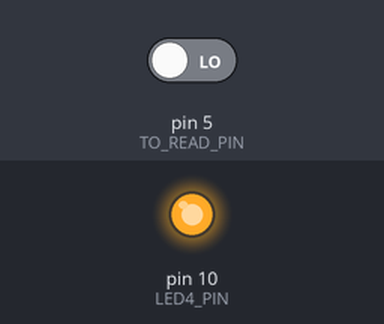
Simulated run of this sketch. Board: Arduino Uno, built with avr-gcc and run on an emulated ATmega328P. Parts: output pins drawn as LEDs (lit = HIGH). The inputs (shaded band) are chosen by the test bench; at power-on: pin 5 (TO_READ_PIN) LOW.

Above: at 1.2 s.
1.3 s: pin 5 (TO_READ_PIN) driven HIGH
At 1.9 s:
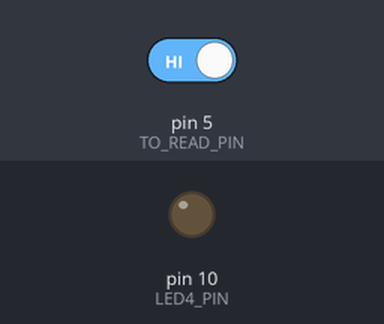
2.8 s: pin 5 (TO_READ_PIN) driven LOW
At 4.2 s:
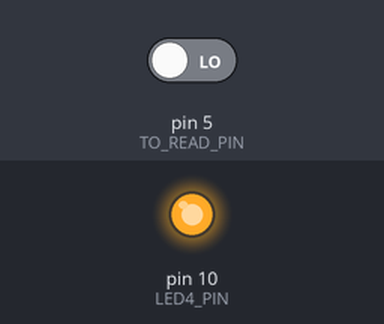
Timing chart, 0 to 5.8 s (numbered marks = the images above; inputs shaded):
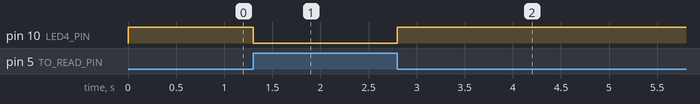

Measured:
- after the input at 1.3 s, pin 10 (LED4_PIN): HIGH → LOW at once
- after the input at 2.8 s, pin 10 (LED4_PIN): LOW → HIGH at once

The sketch:

ex_1_3_2.ino
```cpp
/* *******************************
* Exercise 1.3.2 : Conditionnal lighting
********************************** */

// Define pin mapping
//  - no memory used for defines (C preprocessor)
//  - always useful since we only check pinout once
#define TO_READ_PIN   5
#define LED1_PIN      13
#define LED2_PIN      12
#define LED3_PIN      11
#define LED4_PIN      10
#define LED_ON        LOW
#define LED_OFF       HIGH

// Declare the only led used
  int led = LED4_PIN; // LED connected to pin 10

// Executed once to set pins, variables, ...
void setup() {
  // Set pins mode
    pinMode(TO_READ_PIN,  INPUT);
    pinMode(led,          OUTPUT);

  // Initiatilze led
    digitalWrite(led,     LED_OFF);
}

// Executed over and over (infinite loop)
void loop() {
  /* Standard coding 1 */
    int bouton  = digitalRead(TO_READ_PIN);

    if(bouton == HIGH)
      digitalWrite(led, LED_ON);
    else
      digitalWrite(led, LED_OFF);

  /* Spicy coding */
    // (digitalRead(TO_READ_PIN))?(digitalWrite(led, LED_ON)):(digitalWrite(led, LED_OFF));

  /* Meaty coding */
    // digitalWrite(led, !digitalRead(TO_READ_PIN));
}

// You may have experienced random changes of the led status when the cable isn't plugged in.
// The reason is the lack of pull-up resistor on pin 5 that is left "open" when connection isn't established
// betwenn either the power supply (VCC) or the ground.
// Without pull-up resistor, the value read on the pin is fluctuating because of the ambient electromagnetic noise
// amplified by the cable acting like an antenna.
```
